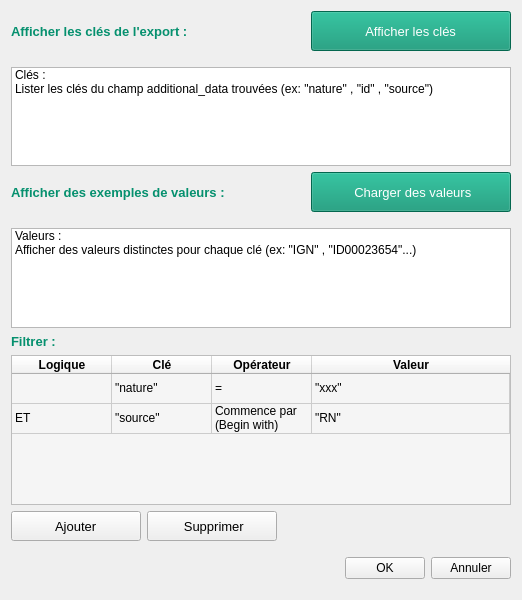
<?xml version="1.0" encoding="UTF-8"?>
<ui version="4.0">
 <class>Form</class>
 <widget class="QWidget" name="Form">
  <property name="geometry">
   <rect>
    <x>0</x>
    <y>0</y>
    <width>522</width>
    <height>600</height>
   </rect>
  </property>
  <property name="windowTitle">
   <string>Filtre - Données additionnelles</string>
  </property>
  <layout class="QVBoxLayout" name="verticalLayout">
   <item>
    <layout class="QHBoxLayout" name="horizontalLayout_3">
     <property name="bottomMargin">
      <number>10</number>
     </property>
     <item>
      <widget class="QLabel" name="lbl_source">
       <property name="font">
        <font>
         <family>Arial</family>
         <pointsize>10</pointsize>
         <weight>75</weight>
         <bold>true</bold>
        </font>
       </property>
       <property name="styleSheet">
        <string notr="true">color: rgb(5, 144, 110);</string>
       </property>
       <property name="text">
        <string>Afficher les clés de l'export : </string>
       </property>
      </widget>
     </item>
     <item alignment="Qt::AlignBottom">
      <widget class="QPushButton" name="pb_loadkeys">
       <property name="minimumSize">
        <size>
         <width>200</width>
         <height>40</height>
        </size>
       </property>
       <property name="maximumSize">
        <size>
         <width>200</width>
         <height>40</height>
        </size>
       </property>
       <property name="font">
        <font>
         <family>Arial</family>
         <pointsize>10</pointsize>
         <weight>9</weight>
         <italic>false</italic>
         <bold>false</bold>
        </font>
       </property>
       <property name="styleSheet">
        <string notr="true">background-color: rgb(5, 144, 110);
color: rgb(255, 255, 255);
font: 75 10pt &quot;Arial&quot;;</string>
       </property>
       <property name="text">
        <string> Afficher les clés </string>
       </property>
       <property name="icon">
        <iconset resource="../resources.qrc">
         <normaloff>:/plugins/Geonature-GIS-main/icons/view.png</normaloff>:/plugins/Geonature-GIS-main/icons/view.png</iconset>
       </property>
       <property name="iconSize">
        <size>
         <width>30</width>
         <height>30</height>
        </size>
       </property>
      </widget>
     </item>
    </layout>
   </item>
   <item>
    <widget class="QListWidget" name="lw_keys">
     <property name="modelColumn">
      <number>0</number>
     </property>
     <property name="currentRow">
      <number>-1</number>
     </property>
     <property name="sortingEnabled">
      <bool>false</bool>
     </property>
     <item>
      <property name="text">
       <string>Clés :</string>
      </property>
     </item>
     <item>
      <property name="text">
       <string>Lister les clés du champ additional_data trouvées (ex: &quot;nature&quot; , &quot;id&quot; , &quot;source&quot;)</string>
      </property>
     </item>
    </widget>
   </item>
   <item>
    <layout class="QHBoxLayout" name="horizontalLayout_2">
     <property name="bottomMargin">
      <number>10</number>
     </property>
     <item>
      <widget class="QLabel" name="label">
       <property name="font">
        <font>
         <family>Arial</family>
         <pointsize>10</pointsize>
         <weight>75</weight>
         <bold>true</bold>
        </font>
       </property>
       <property name="styleSheet">
        <string notr="true">color: rgb(5, 144, 110);</string>
       </property>
       <property name="text">
        <string>Afficher des exemples de valeurs :</string>
       </property>
      </widget>
     </item>
     <item alignment="Qt::AlignRight|Qt::AlignBottom">
      <widget class="QPushButton" name="pb_loadvalues">
       <property name="minimumSize">
        <size>
         <width>200</width>
         <height>40</height>
        </size>
       </property>
       <property name="maximumSize">
        <size>
         <width>200</width>
         <height>40</height>
        </size>
       </property>
       <property name="font">
        <font>
         <family>Arial</family>
         <pointsize>10</pointsize>
         <weight>9</weight>
         <italic>false</italic>
         <bold>false</bold>
        </font>
       </property>
       <property name="styleSheet">
        <string notr="true">background-color: rgb(5, 144, 110);
color: rgb(255, 255, 255);
font: 75 10pt &quot;Arial&quot;;</string>
       </property>
       <property name="text">
        <string> Charger des valeurs</string>
       </property>
       <property name="icon">
        <iconset resource="../resources.qrc">
         <normaloff>:/plugins/Geonature-GIS-main/icons/view.png</normaloff>:/plugins/Geonature-GIS-main/icons/view.png</iconset>
       </property>
       <property name="iconSize">
        <size>
         <width>30</width>
         <height>30</height>
        </size>
       </property>
      </widget>
     </item>
    </layout>
   </item>
   <item>
    <widget class="QListWidget" name="lw_values">
     <item>
      <property name="text">
       <string>Valeurs :</string>
      </property>
     </item>
     <item>
      <property name="text">
       <string>Afficher des valeurs distinctes pour chaque clé (ex: &quot;IGN&quot; , &quot;ID00023654&quot;...)</string>
      </property>
     </item>
    </widget>
   </item>
   <item>
    <widget class="QLabel" name="lbl_filter">
     <property name="font">
      <font>
       <family>Arial</family>
       <pointsize>10</pointsize>
       <weight>75</weight>
       <bold>true</bold>
      </font>
     </property>
     <property name="styleSheet">
      <string notr="true">color: rgb(5, 144, 110);</string>
     </property>
     <property name="text">
      <string>Filtrer :</string>
     </property>
    </widget>
   </item>
   <item>
    <widget class="QTableWidget" name="tw_filter">
     <property name="enabled">
      <bool>true</bool>
     </property>
     <property name="minimumSize">
      <size>
       <width>500</width>
       <height>150</height>
      </size>
     </property>
     <property name="font">
      <font>
       <family>Arial</family>
       <pointsize>9</pointsize>
       <weight>50</weight>
       <bold>false</bold>
      </font>
     </property>
     <property name="styleSheet">
      <string notr="true">background-color: rgb(245, 245, 245);</string>
     </property>
     <property name="showDropIndicator" stdset="0">
      <bool>true</bool>
     </property>
     <property name="gridStyle">
      <enum>Qt::SolidLine</enum>
     </property>
     <property name="wordWrap">
      <bool>true</bool>
     </property>
     <property name="cornerButtonEnabled">
      <bool>true</bool>
     </property>
     <attribute name="horizontalHeaderVisible">
      <bool>true</bool>
     </attribute>
     <attribute name="horizontalHeaderCascadingSectionResizes">
      <bool>false</bool>
     </attribute>
     <attribute name="horizontalHeaderHighlightSections">
      <bool>false</bool>
     </attribute>
     <attribute name="horizontalHeaderStretchLastSection">
      <bool>true</bool>
     </attribute>
     <attribute name="verticalHeaderVisible">
      <bool>false</bool>
     </attribute>
     <attribute name="verticalHeaderCascadingSectionResizes">
      <bool>false</bool>
     </attribute>
     <attribute name="verticalHeaderStretchLastSection">
      <bool>false</bool>
     </attribute>
     <row>
      <property name="text">
       <string>1</string>
      </property>
     </row>
     <row>
      <property name="text">
       <string>2</string>
      </property>
     </row>
     <column>
      <property name="text">
       <string>Logique</string>
      </property>
      <property name="font">
       <font>
        <family>Arial</family>
        <weight>75</weight>
        <bold>true</bold>
       </font>
      </property>
      <property name="background">
       <color>
        <red>255</red>
        <green>255</green>
        <blue>255</blue>
       </color>
      </property>
     </column>
     <column>
      <property name="text">
       <string>Clé</string>
      </property>
      <property name="font">
       <font>
        <family>Arial</family>
        <weight>75</weight>
        <bold>true</bold>
       </font>
      </property>
     </column>
     <column>
      <property name="text">
       <string>Opérateur</string>
      </property>
      <property name="font">
       <font>
        <family>Arial</family>
        <weight>75</weight>
        <bold>true</bold>
       </font>
      </property>
     </column>
     <column>
      <property name="text">
       <string>Valeur</string>
      </property>
      <property name="font">
       <font>
        <family>Arial</family>
        <weight>75</weight>
        <bold>true</bold>
       </font>
      </property>
     </column>
     <item row="0" column="0">
      <property name="text">
       <string/>
      </property>
     </item>
     <item row="0" column="1">
      <property name="text">
       <string>&quot;nature&quot;</string>
      </property>
     </item>
     <item row="0" column="2">
      <property name="text">
       <string>=</string>
      </property>
     </item>
     <item row="0" column="3">
      <property name="text">
       <string>&quot;xxx&quot;</string>
      </property>
     </item>
     <item row="1" column="0">
      <property name="text">
       <string>ET</string>
      </property>
     </item>
     <item row="1" column="1">
      <property name="text">
       <string>&quot;source&quot;</string>
      </property>
     </item>
     <item row="1" column="2">
      <property name="text">
       <string>Commence par (Begin with)</string>
      </property>
     </item>
     <item row="1" column="3">
      <property name="text">
       <string>&quot;RN&quot;</string>
      </property>
     </item>
    </widget>
   </item>
   <item>
    <layout class="QHBoxLayout" name="horizontalLayout_4">
     <property name="bottomMargin">
      <number>10</number>
     </property>
     <item>
      <widget class="QPushButton" name="pushButton_2">
       <property name="minimumSize">
        <size>
         <width>130</width>
         <height>30</height>
        </size>
       </property>
       <property name="maximumSize">
        <size>
         <width>150</width>
         <height>30</height>
        </size>
       </property>
       <property name="font">
        <font>
         <family>Arial</family>
         <pointsize>10</pointsize>
        </font>
       </property>
       <property name="styleSheet">
        <string notr="true"/>
       </property>
       <property name="text">
        <string> Ajouter </string>
       </property>
       <property name="icon">
        <iconset resource="../resources.qrc">
         <normaloff>:/plugins/Geonature-GIS-main/icons/plus.png</normaloff>:/plugins/Geonature-GIS-main/icons/plus.png</iconset>
       </property>
      </widget>
     </item>
     <item>
      <widget class="QPushButton" name="pushButton">
       <property name="minimumSize">
        <size>
         <width>130</width>
         <height>30</height>
        </size>
       </property>
       <property name="maximumSize">
        <size>
         <width>150</width>
         <height>30</height>
        </size>
       </property>
       <property name="font">
        <font>
         <family>Arial</family>
         <pointsize>10</pointsize>
         <weight>50</weight>
         <bold>false</bold>
        </font>
       </property>
       <property name="text">
        <string> Supprimer</string>
       </property>
       <property name="icon">
        <iconset resource="../resources.qrc">
         <normaloff>:/plugins/Geonature-GIS-main/icons/moins.png</normaloff>:/plugins/Geonature-GIS-main/icons/moins.png</iconset>
       </property>
      </widget>
     </item>
     <item>
      <spacer name="horizontalSpacer_2">
       <property name="orientation">
        <enum>Qt::Horizontal</enum>
       </property>
       <property name="sizeHint" stdset="0">
        <size>
         <width>40</width>
         <height>20</height>
        </size>
       </property>
      </spacer>
     </item>
    </layout>
   </item>
   <item>
    <layout class="QHBoxLayout" name="horizontalLayout">
     <property name="bottomMargin">
      <number>10</number>
     </property>
     <item>
      <spacer name="horizontalSpacer">
       <property name="orientation">
        <enum>Qt::Horizontal</enum>
       </property>
       <property name="sizeHint" stdset="0">
        <size>
         <width>40</width>
         <height>20</height>
        </size>
       </property>
      </spacer>
     </item>
     <item>
      <widget class="QPushButton" name="pb_ok">
       <property name="text">
        <string>OK</string>
       </property>
      </widget>
     </item>
     <item>
      <widget class="QPushButton" name="pb_annuler">
       <property name="text">
        <string>Annuler</string>
       </property>
      </widget>
     </item>
    </layout>
   </item>
  </layout>
 </widget>
 <resources>
  <include location="../resources.qrc"/>
 </resources>
 <connections/>
</ui>
